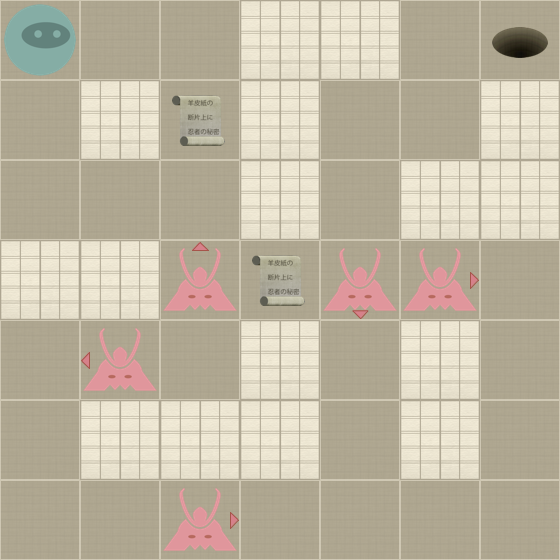

A 2D game scene composited from a Tiled map and its tileset images. What follows is a short description and the map's XML, with each tile layer's data collapsed to a summary:
An orthogonal 7x7 tile map with 80x80 px tiles, 2 tile layers (Level, Actors).

<map version="1.0" orientation="orthogonal" width="7" height="7" tilewidth="80" tileheight="80">
 <properties>
  <property name="moves" value="22" />
 </properties>
 <tileset firstgid="1" name="tiles" tilewidth="80" tileheight="80" spacing="2" margin="2">
  <image source="tiles-hd.png" width="512" height="512" />
  <tile id="0">
   <properties>
    <property name="actor" value="exit" />
   </properties>
  </tile>
  <tile id="2">
   <properties>
    <property name="actor" value="guard" />
    <property name="direction" value="down" />
   </properties>
  </tile>
  <tile id="3">
   <properties>
    <property name="actor" value="guard" />
    <property name="direction" value="left" />
   </properties>
  </tile>
  <tile id="4">
   <properties>
    <property name="actor" value="guard" />
    <property name="direction" value="right" />
   </properties>
  </tile>
  <tile id="5">
   <properties>
    <property name="actor" value="guard" />
    <property name="direction" value="up" />
   </properties>
  </tile>
  <tile id="7">
   <properties>
    <property name="actor" value="player" />
   </properties>
  </tile>
  <tile id="8">
   <properties>
    <property name="actor" value="scroll" />
   </properties>
  </tile>
  <tile id="9">
   <properties>
    <property name="wall" value="1" />
   </properties>
  </tile>
 </tileset>
 <layer name="Level" width="7" height="7">
  <data>[49 cells, 49 non-empty, 2 distinct tile ids]</data>
 </layer>
 <layer name="Actors" width="7" height="7">
  <data>[49 cells, 9 non-empty, 7 distinct tile ids]</data>
 </layer>
</map>
